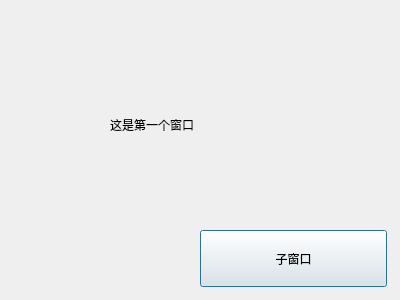
<?xml version="1.0" encoding="UTF-8"?>
<ui version="4.0">
 <class>Dialog</class>
 <widget class="QDialog" name="Dialog">
  <property name="geometry">
   <rect>
    <x>0</x>
    <y>0</y>
    <width>400</width>
    <height>300</height>
   </rect>
  </property>
  <property name="windowTitle">
   <string>Dialog</string>
  </property>
  <widget class="QLabel" name="label">
   <property name="geometry">
    <rect>
     <x>110</x>
     <y>110</y>
     <width>210</width>
     <height>30</height>
    </rect>
   </property>
   <property name="text">
    <string>这是第一个窗口</string>
   </property>
  </widget>
  <widget class="QPushButton" name="childPushButton">
   <property name="geometry">
    <rect>
     <x>200</x>
     <y>230</y>
     <width>187</width>
     <height>57</height>
    </rect>
   </property>
   <property name="text">
    <string>子窗口</string>
   </property>
  </widget>
 </widget>
 <resources/>
 <connections/>
</ui>
